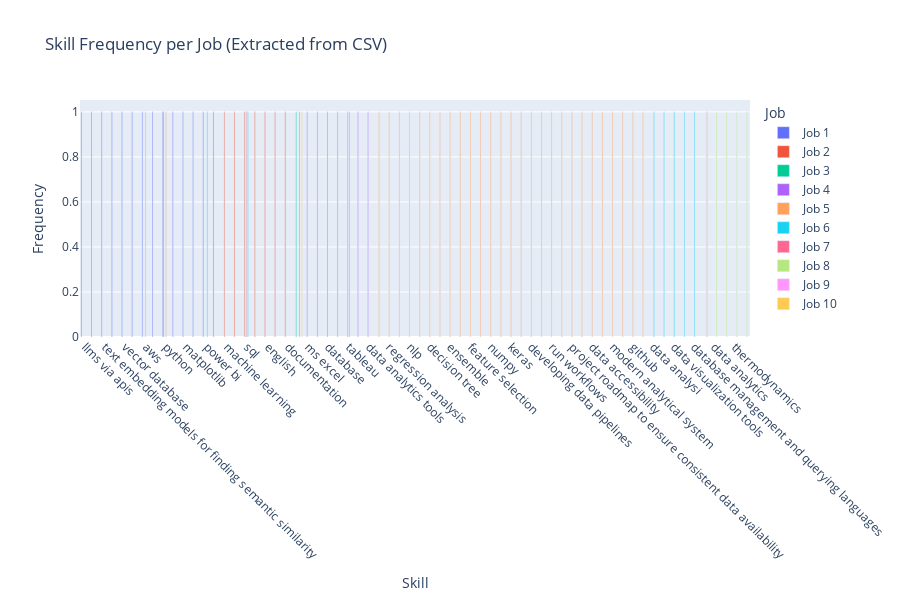

This figure's notebook cell:
### Code cell
import pandas as pd
import re
from collections import Counter
import plotly.express as px

# Load job descriptions
df = pd.read_csv("jobs.csv")
df["Job_Description"] = df["Job_Description"].astype(str)

# Extract skills
all_skills = []
for desc in df["Job_Description"]:
    skills_match = re.search(
        r"SKILLS\s*:\s*(.*?)(?:\.|QUALIFICATIONS:|RESPONSIBILITIES:|LOCATION:|PAY:|APPLICATION DEADLINE:|JOB ID:|$)",
        desc, re.IGNORECASE | re.DOTALL
    )
    skills = skills_match.group(1).strip() if skills_match else ""
    all_skills.append(skills)

# Add extracted skills to dataframe
df["Extracted_Skills"] = all_skills

# Prepare for plotting
skill_records = []
for idx, row in df.iterrows():
    job_id = f"Job {idx+1}"
    skills = [s.strip().lower() for s in re.split(r",|;", row["Extracted_Skills"]) if s.strip()]
    freq = Counter(skills)
    for skill, count in freq.items():
        skill_records.append({"Job": job_id, "Skill": skill, "Count": count})

skill_df = pd.DataFrame(skill_records)

# Plot using Plotly
fig = px.bar(
    skill_df,
    x="Skill",
    y="Count",
    color="Job",
    barmode="group",
    title="Skill Frequency per Job (Extracted from CSV)",
    hover_data=["Job", "Count"],
    labels={"Skill": "Skill", "Count": "Frequency"}
)
fig.update_layout(xaxis_tickangle=45, height=600)
fig.show()

### Figure 1 — Plotly figure (JSON) as saved in the notebook; plotly's stock layout.template omitted (floating-point values rounded to 4 significant figures)
{"data": [{"alignmentgroup": "True", "customdata": [["Job 1"], ["Job 1"], ["Job 1"], ["Job 1"], ["Job 1"], ["Job 1"], ["Job 1"], ["Job 1"], ["Job 1"], ["Job 1"], ["Job 1"], ["Job 1"], ["Job 1"], ["Job 1"]], "hovertemplate": "Job=%{customdata[0]}<br>Skill=%{x}<br>Frequency=%{y}<extra></extra>", "legendgroup": "Job 1", "marker": {"color": "#636efa", "pattern": {"shape": ""}}, "name": "Job 1", "offsetgroup": "Job 1", "orientation": "v", "showlegend": true, "textposition": "auto", "type": "bar", "x": ["llms via apis", "understanding of application of dense vector", "text embedding models for finding semantic similarity", "nosql", "vector database", "graph construction", "aws", "azure", "python", "data visualization", "matplotlib", "plotly", "power bi", "infrastructure as code"], "xaxis": "x", "y": [1, 1, 1, 1, 1, 1, 1, 1, 1, 1, 1, 1, 1, 1], "yaxis": "y"}, {"alignmentgroup": "True", "customdata": [["Job 2"], ["Job 2"], ["Job 2"], ["Job 2"], ["Job 2"], ["Job 2"], ["Job 2"], ["Job 2"]], "hovertemplate": "Job=%{customdata[0]}<br>Skill=%{x}<br>Frequency=%{y}<extra></extra>", "legendgroup": "Job 2", "marker": {"color": "#EF553B", "pattern": {"shape": ""}}, "name": "Job 2", "offsetgroup": "Job 2", "orientation": "v", "showlegend": true, "textposition": "auto", "type": "bar", "x": ["machine learning", "deep learning", "python", "sql", "mathematics", "english", "presentation", "documentation"], "xaxis": "x", "y": [1, 1, 1, 1, 1, 1, 1, 1], "yaxis": "y"}, {"alignmentgroup": "True", "customdata": [["Job 3"]], "hovertemplate": "Job=%{customdata[0]}<br>Skill=%{x}<br>Frequency=%{y}<extra></extra>", "legendgroup": "Job 3", "marker": {"color": "#00cc96", "pattern": {"shape": ""}}, "name": "Job 3", "offsetgroup": "Job 3", "orientation": "v", "showlegend": true, "textposition": "auto", "type": "bar", "x": ["none"], "xaxis": "x", "y": [1], "yaxis": "y"}, {"alignmentgroup": "True", "customdata": [["Job 4"], ["Job 4"], ["Job 4"], ["Job 4"], ["Job 4"], ["Job 4"], ["Job 4"], ["Job 4"]], "hovertemplate": "Job=%{customdata[0]}<br>Skill=%{x}<br>Frequency=%{y}<extra></extra>", "legendgroup": "Job 4", "marker": {"color": "#ab63fa", "pattern": {"shape": ""}}, "name": "Job 4", "offsetgroup": "Job 4", "orientation": "v", "showlegend": true, "textposition": "auto", "type": "bar", "x": ["ms excel", "pivot tables", "database", "access", "sql", "tableau", "comparable", "data analytics tools"], "xaxis": "x", "y": [1, 1, 1, 1, 1, 1, 1, 1], "yaxis": "y"}, {"alignmentgroup": "True", "customdata": [["Job 5"], ["Job 5"], ["Job 5"], ["Job 5"], ["Job 5"], ["Job 5"], ["Job 5"], ["Job 5"], ["Job 5"], ["Job 5"], ["Job 5"], ["Job 5"], ["Job 5"], ["Job 5"], ["Job 5"], ["Job 5"], ["Job 5"], ["Job 5"], ["Job 5"], ["Job 5"], ["Job 5"], ["Job 5"], ["Job 5"], ["Job 5"], ["Job 5"], ["Job 5"], ["Job 5"], ["Job 5"], ["Job 5"], ["Job 5"]], "hovertemplate": "Job=%{customdata[0]}<br>Skill=%{x}<br>Frequency=%{y}<extra></extra>", "legendgroup": "Job 5", "marker": {"color": "#FFA15A", "pattern": {"shape": ""}}, "name": "Job 5", "offsetgroup": "Job 5", "orientation": "v", "showlegend": true, "textposition": "auto", "type": "bar", "x": ["building marketing models", "regression analysis", "anomaly detection", "nlp", "machine learning modeling", "decision tree", "clustering", "ensemble", "boosting methods", "feature selection", "sql", "python", "pandas", "numpy", "scikit-learn", "keras", "r", "developing data pipelines", "python-based etl framework", "run workflows", "analyse requirements", "project roadmap to ensure consistent data availability", "data quality", "data accessibility", "conceive and implement the design of end-to-end scripted analytics solutions using sql", "modern analytical system", "snowflake", "github", "aws", "jupyter notebooks"], "xaxis": "x", "y": [1, 1, 1, 1, 1, 1, 1, 1, 1, 1, 1, 1, 1, 1, 1, 1, 1, 1, 1, 1, 1, 1, 1, 1, 1, 1, 1, 1, 1, 1], "yaxis": "y"}, {"alignmentgroup": "True", "customdata": [["Job 6"], ["Job 6"], ["Job 6"], ["Job 6"], ["Job 6"], ["Job 6"], ["Job 6"], ["Job 6"]], "hovertemplate": "Job=%{customdata[0]}<br>Skill=%{x}<br>Frequency=%{y}<extra></extra>", "legendgroup": "Job 6", "marker": {"color": "#19d3f3", "pattern": {"shape": ""}}, "name": "Job 6", "offsetgroup": "Job 6", "orientation": "v", "showlegend": true, "textposition": "auto", "type": "bar", "x": ["data analysi", "statistical techniques", "data visualization tools", "tableau", "power bi", "microsoft excel", "database management and querying languages", "sql"], "xaxis": "x", "y": [1, 1, 1, 1, 1, 1, 1, 1], "yaxis": "y"}, {"alignmentgroup": "True", "customdata": [["Job 7"]], "hovertemplate": "Job=%{customdata[0]}<br>Skill=%{x}<br>Frequency=%{y}<extra></extra>", "legendgroup": "Job 7", "marker": {"color": "#FF6692", "pattern": {"shape": ""}}, "name": "Job 7", "offsetgroup": "Job 7", "orientation": "v", "showlegend": true, "textposition": "auto", "type": "bar", "x": ["none"], "xaxis": "x", "y": [1], "yaxis": "y"}, {"alignmentgroup": "True", "customdata": [["Job 8"], ["Job 8"], ["Job 8"], ["Job 8"], ["Job 8"]], "hovertemplate": "Job=%{customdata[0]}<br>Skill=%{x}<br>Frequency=%{y}<extra></extra>", "legendgroup": "Job 8", "marker": {"color": "#B6E880", "pattern": {"shape": ""}}, "name": "Job 8", "offsetgroup": "Job 8", "orientation": "v", "showlegend": true, "textposition": "auto", "type": "bar", "x": ["data science", "data analytics", "statistical analysis", "thermodynamics", "thermal systems"], "xaxis": "x", "y": [1, 1, 1, 1, 1], "yaxis": "y"}, {"alignmentgroup": "True", "customdata": [["Job 9"]], "hovertemplate": "Job=%{customdata[0]}<br>Skill=%{x}<br>Frequency=%{y}<extra></extra>", "legendgroup": "Job 9", "marker": {"color": "#FF97FF", "pattern": {"shape": ""}}, "name": "Job 9", "offsetgroup": "Job 9", "orientation": "v", "showlegend": true, "textposition": "auto", "type": "bar", "x": ["data science"], "xaxis": "x", "y": [1], "yaxis": "y"}, {"alignmentgroup": "True", "customdata": [["Job 10"]], "hovertemplate": "Job=%{customdata[0]}<br>Skill=%{x}<br>Frequency=%{y}<extra></extra>", "legendgroup": "Job 10", "marker": {"color": "#FECB52", "pattern": {"shape": ""}}, "name": "Job 10", "offsetgroup": "Job 10", "orientation": "v", "showlegend": true, "textposition": "auto", "type": "bar", "x": ["none"], "xaxis": "x", "y": [1], "yaxis": "y"}], "layout": {"barmode": "group", "height": 600, "legend": {"title": {"text": "Job"}, "tracegroupgap": 0}, "title": {"text": "Skill Frequency per Job (Extracted from CSV)"}, "xaxis": {"anchor": "y", "domain": [0, 1], "tickangle": 45, "title": {"text": "Skill"}}, "yaxis": {"anchor": "x", "domain": [0, 1], "title": {"text": "Frequency"}}}}
